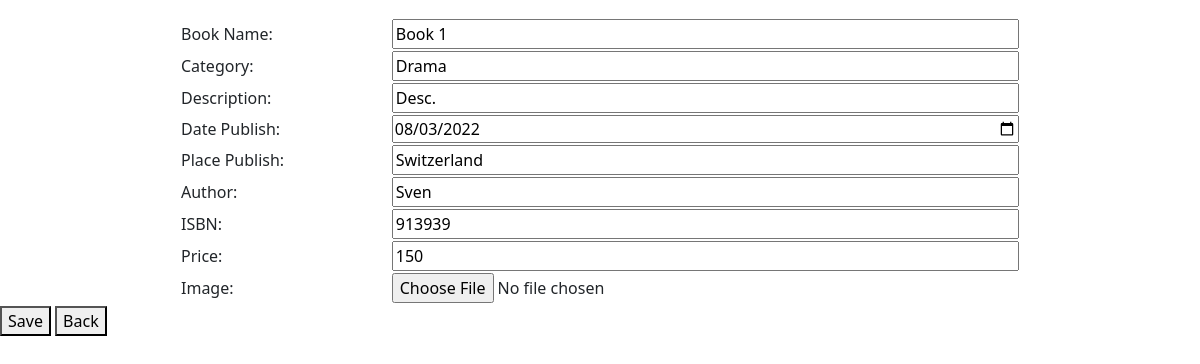
/sites/book_update.php?ID=1, run on the app's committed database.
### tables this page shows
CREATE TABLE `book` (
  `ID` int(11) NOT NULL,
  `Name` varchar(100) NOT NULL,
  `Category` varchar(100) NOT NULL,
  `PublishDate` date NOT NULL,
  `Author` varchar(100) NOT NULL,
  `Description` varchar(1000) NOT NULL,
  `ISBNNumber` varchar(100) NOT NULL,
  `Image` text NOT NULL,
  `PublishPlace` varchar(100) NOT NULL,
  `Price` decimal(10,0) NOT NULL
);

### sites/repositories/library-repository.php (called while the page is built, shortened)
<?php
function getDatabaseConnection()
{
    $servername = "localhost";
    $username = "root";
    $password = "";
    $dbname = "library";
    $conn = new mysqli($servername, $username, $password, $dbname);
    return $conn;
}
function getBookDetail($ID) {
    $conn = getDatabaseConnection();
    $sql = "SELECT ID, Name, Category, PublishDate, Author, Description, ISBNNumber, Image, PublishPlace, Price FROM book WHERE ID = '" . $ID . "'";
    $result = $conn->query($sql);
    return $result->fetch_assoc();
}
?>

### sites/book_update.php (the view, shortened to what this page needs)
<!DOCTYPE html>
<html>
<head>
    <link rel="stylesheet" type="text/css" href="css/mystyle.css">
    <link rel="stylesheet" type="text/css" href="css/userstyle.css">
    <link href="https://cdn.jsdelivr.net/npm/bootstrap@5.3.0-alpha1/dist/css/bootstrap.min.css" rel="stylesheet"
>
</head>
<body>
    <?php
    require("repositories/library-repository.php");
    $errorMessage = "";
    if ($_SERVER["REQUEST_METHOD"] == "GET") {
        $id = $_GET['ID'];
        try {
            $book = getBookDetail($id);
        } catch (Exception $ex) {
            $errorMessage += "<br>Issue fetching borrowing data!";
        }
    }
    ?>
    <form method="post" action="<?php echo htmlspecialchars($_SERVER["PHP_SELF"]); ?>" onsubmit="return validateForm()"
        enctype="multipart/form-data">
        <table>
            <tr>
                <td colspan="2">
                </td>
            </tr>
            <tr>
                <td>Book Name:</td>
                <td>
                    <input id="nameInput" class="inputField" name="name" type="text"
                        value="<?php echo $book["Name"]; ?>">
                </td>
            </tr>
            <tr>
                <td>Category:</td>
                <td>
                    <input id="categoryInput" class="inputField" name="category" type="test"
                        value="<?php echo $book["Category"]; ?>">
                </td>
            </tr>
            <tr>
                <td>Description:</td>
                <td>
                    <input id="descInput" class="inputField" name="desc" type="text"
                        value="<?php echo $book["Description"]; ?>">
                </td>
            </tr>
            <tr>
                <td>Date Publish:</td>
                <td>
                    <input id="dateInput" class="inputField" name="date" type="date" min="0"
                        value="<?php echo strftime('%Y-%m-%d', strtotime($book["PublishDate"])); ?>">
                </td>
            </tr>
            <tr>
                <td>Place Publish:</td>
                <td>
                    <input id="placeInput" class="inputField" name="place" type="text"
                        value="<?php echo $book["PublishPlace"]; ?>">
                </td>
            </tr>
            <tr>
                <td>Author:</td>
                <td>
                    <input id="authorInput" class="inputField" name="author" type="text"
                        value="<?php echo $book["Author"]; ?>">
                </td>
            </tr>
            <tr>
                <td>ISBN:</td>
                <td>
                    <input id="isbnInput" class="inputField" name="isbn" type="text"
                        value="<?php echo $book["ISBNNumber"]; ?>">
                </td>
            </tr>
            <tr>
                <td>Price:</td>
                <td>
                    <input id="priceInput" class="inputField" name="price" type="text"
                        value="<?php echo $book["Price"]; ?>">
                </td>
            </tr>
            <tr>
                <td>Image:</td>
                <td>
                    <input id="image" class="inputField" name="image" type="file" value="<?php echo $book["Image"]; ?>">
                </td>
            </tr>
            <tr>
                <td><input hidden name="ID" value="<?php echo $id; ?>"></td>
            </tr>
        </table>
        <button type="submit" class="submitButton">Save</button>
        <button type="button" onclick="history.back();">Back</button>
    </form>
</body>
</html>

### sites/css/mystyle.css (style rules this page uses)
body { background-color: #F9FAF5; font-family: arial, sans-serif; }

### sites/css/userstyle.css (style rules this page uses)
.inputField { width: 100%; }
table { width: 70%; margin-left: 15%; margin-right: 15%; }

### data on the page
book: name "Book 1", category "Drama", desc "Desc.", date "08/03/2022", place "Switzerland", author "Sven", isbn "913939", price "150"
